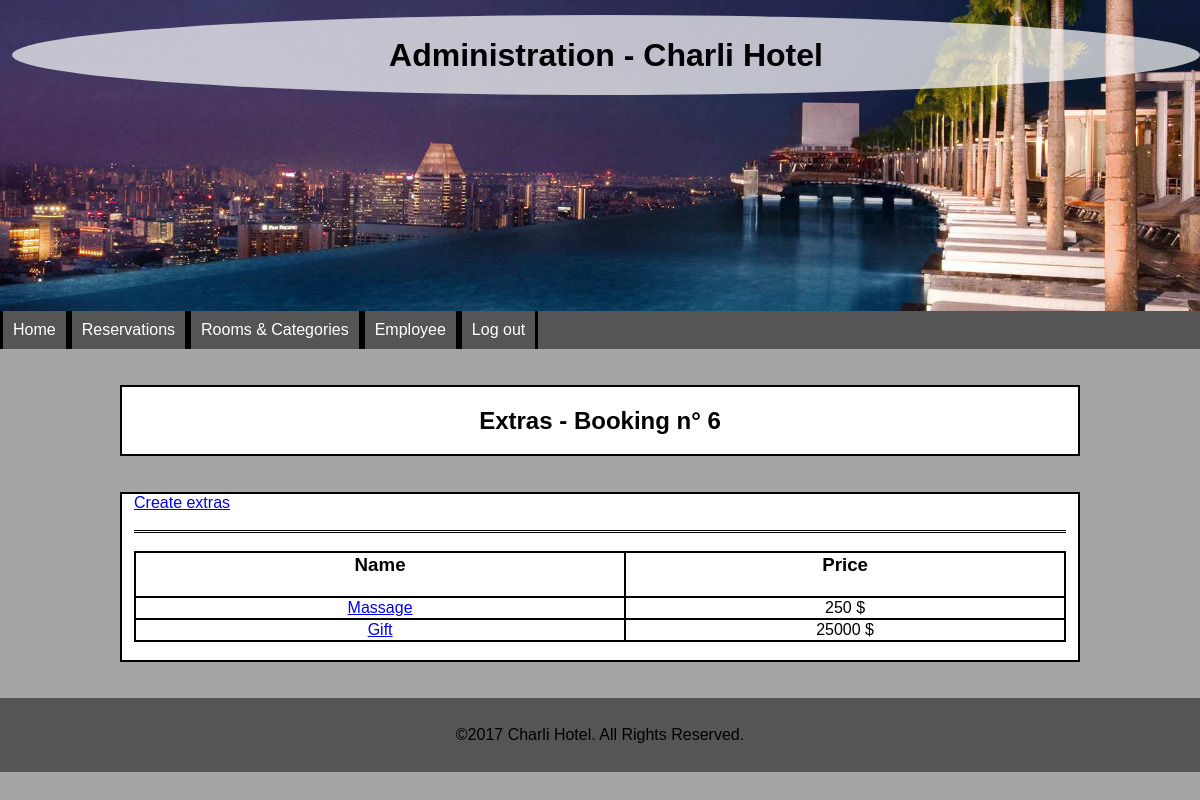
Screenshot of /administration/extras.php?id=6 (signed in) with the database file from the repository.
### tables this page shows
CREATE TABLE `EXTRAS` (
  `id_extras` int(11) NOT NULL,
  `name_extras` varchar(255) NOT NULL,
  `price_extras` float NOT NULL
);

### administration/extras.php (the view, shortened to what this page needs)
<?php
	$co = mysqli_connect("localhost", "root", "root", "hotel");
	$sql = "	SELECT E.id_extras, name_extras, price_extras
				FROM EXTRAS E, to_use U
				WHERE E.id_extras = U.id_extras
				AND U.id_booking = $_GET[id];
	  			";
	$result = mysqli_query($co, $sql) or die("Error");
?>
<!DOCTYPE>
<html>
	<head>
		<link href="../styles/style.css" rel="stylesheet" type="text/css">
	</head>
	<body>
		<header>
			<?php
				if (is_readable("../includes/header_admin.php")) {
					include("../includes/header_admin.php");
				} else {
					echo "Can not load header";
				}
			?>
		</header>
		<nav>
			<?php
				if (is_readable("../includes/menu_admin.php")) {
					include("../includes/menu_admin.php");
				} else {
					echo "Can not load menu";
				}
			?>
		</nav>
		<section class="title">
			<h1>Extras - Booking n° <?php echo $_GET["id"]; ?></h1>
		</section>
		<section>
			<article class="border">
				<a title="create_extras" href="create_extras.php?id=<?php echo $_GET['id'] ?>">Create extras</a><br/>
				<br/>
			</article>
			<article>
				<br/>
				<table>
					<tr>
						<td><h3>Name</h3></td>
						<td><h3>Price</h3></td>
					</tr>
					<?php
						while ($row = mysqli_fetch_array($result)) {
							echo "<tr>";
							echo "<td>";
							echo "<a title='view_extras' href='view_extras.php?id=" . $row['id_extras'] . "'> " . $row['name_extras'] . " </a>";
							echo "</td>";
							echo "<td>";
							echo $row['price_extras'] . " $";
							echo "</td>";
							echo "</tr>";
						}
					?>
				</table>
				<br/>
			</article>
		</section>
		<footer>
			<?php
				if (is_readable("../includes/footer.php")) {
					include("../includes/footer.php");
				} else {
					echo "Can not load footer";
				}
			?>
		</footer>
	</body>
</html>

### styles/style.css (style rules this page uses)
body { margin: 0; padding: 0; background-size: cover; background-attachment: fixed; background-color: #a5a5a5; font-family: cursive, Arial, Helvetica, sans-serif; }
h1, h2, h3 { color: #000000; }
nav { background-color: #555555; margin-top: auto; height: auto; width: 100%; display: inline-block; min-width: 100%; }
section { background-color: #FFFFFF; text-align: justify; border: #000000 solid 2px; margin-top: 3%; margin-bottom: 3%; margin-left: 10%; margin-right: 10%; padding-left: 1%; padding-right: 1%; }
footer { background-color: #555555; margin-top: auto; height: auto; width: auto; padding-left: 1%; padding-right: 1%; padding-top: 1%; padding-bottom: 1%; text-align: center; }
.border { border-bottom: double; }
.title { text-align: center; }
table { text-align: center; width: 100%; border-collapse: separate; border-spacing: 0px; border: 1px solid black; }
table td { border: 1px solid black; }

### rows the page displays
extras: name_extras "Massage", price_extras "250"
extras: name_extras "Gift", price_extras "25000"

### other values shown
$_GET["id"] "6"
